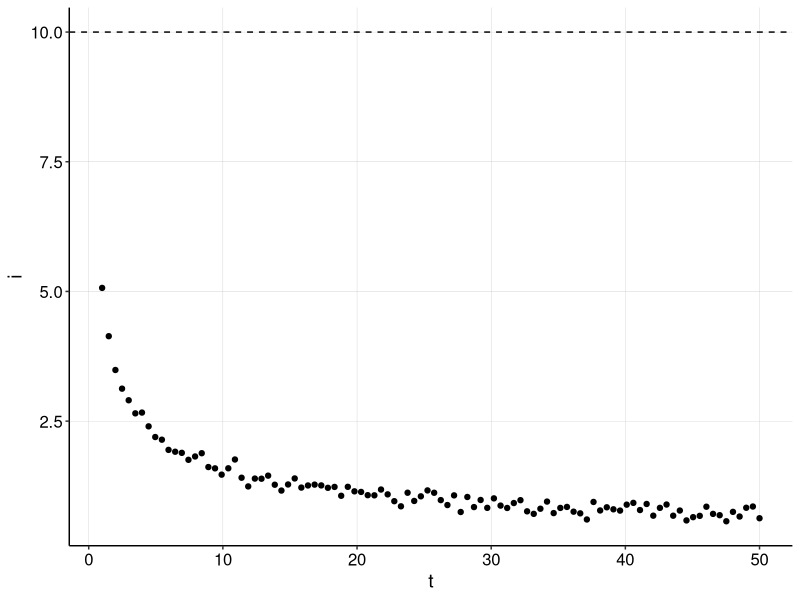
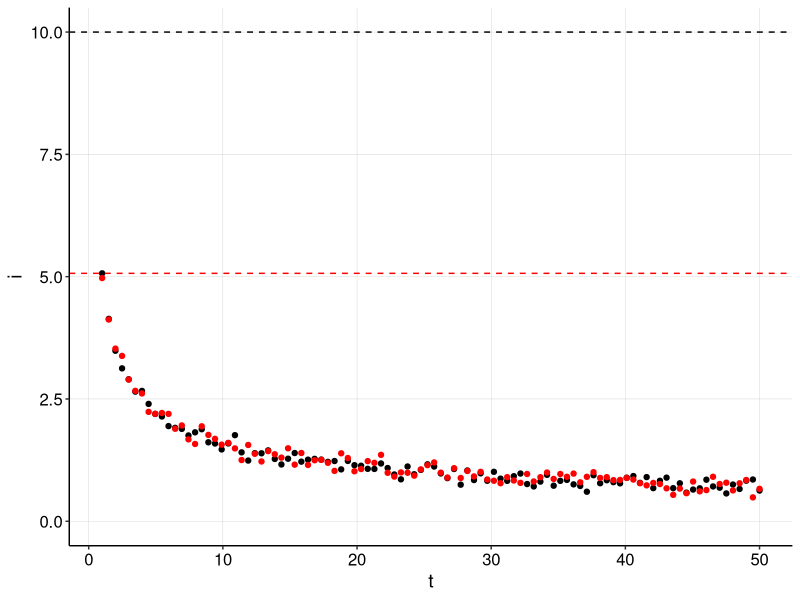
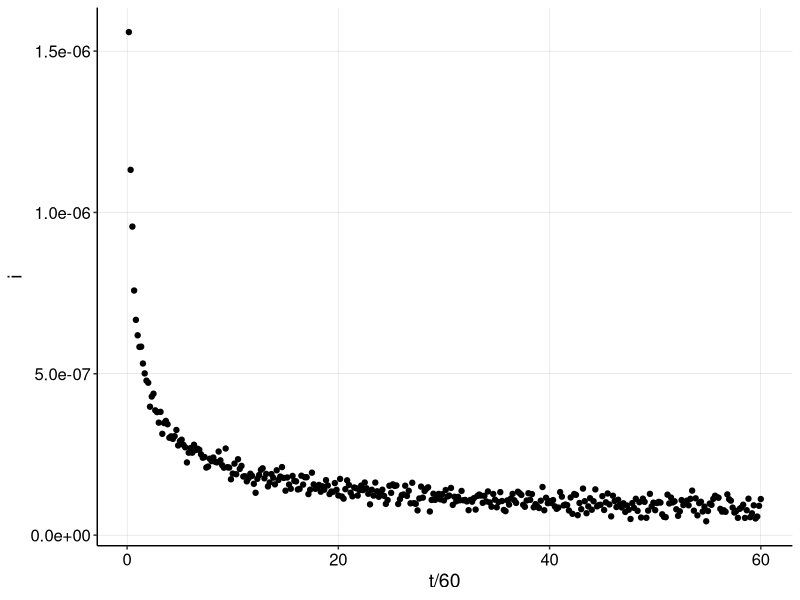
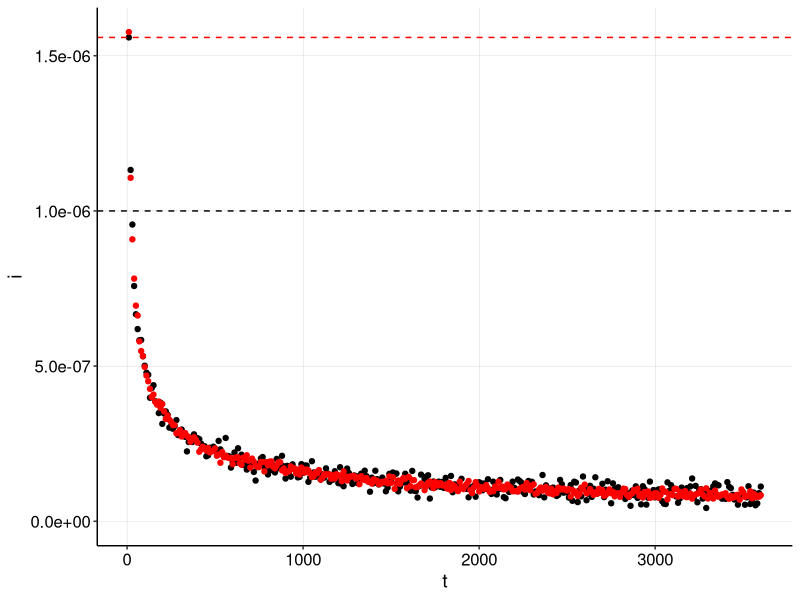
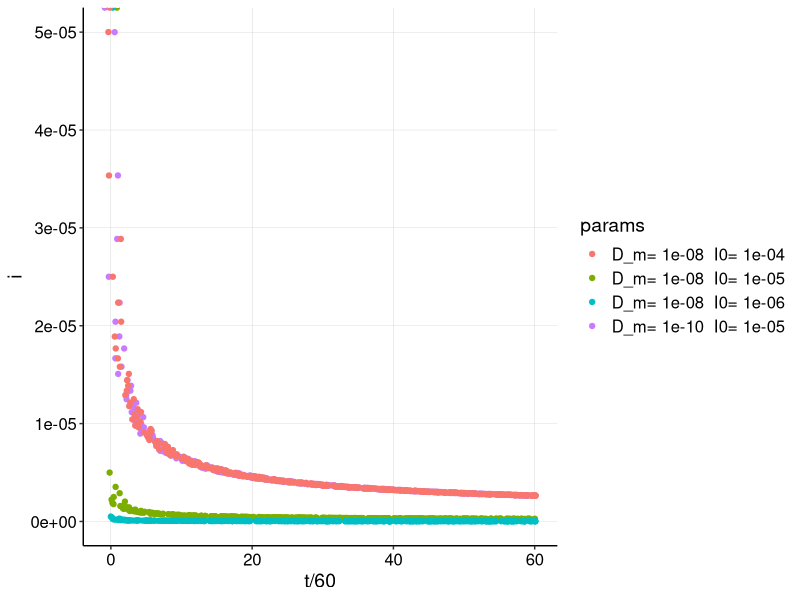

These charts were generated, in order, by the following R code:
## ---- chunk 1
library(tidyverse)
library(cowplot)
library(broom) 
library(modelr) 
library(viridis)
library(lubridate)
library(knitr)

#knitr::opts_knit$set(root.dir = '/Users/scottsaunders/git/labwork/IDA/12_10_18')
knitr::opts_chunk$set(tidy.opts=list(width.cutoff=60),tidy=TRUE, echo = TRUE, message=FALSE, warning=FALSE, fig.align="center")

theme_1 <- function () { 
    theme_classic() %+replace% 
        theme(
          axis.text = element_text( size=12),
          axis.title=element_text(size=14),
          strip.text = element_text(size = 14),
          strip.background = element_rect(color='white'),
          legend.title=element_text(size=14),
          legend.text=element_text(size=12),
          legend.text.align=0,
          panel.grid.major = element_line(color='grey',size=0.1)
        )
}
theme_set(theme_1())

#source("../../tools/echem_processing_tools.R")
## ---- chunk 2
generate_Iswv <- function(t,I0=1,D_ap=1e-5,D_m=1e-8,t_s=0.1,noise=T,sd=0.1){
  t=t
  Iswv <- I0*(sqrt(D_ap*t_s)/sqrt(4*D_m*t))
  
  if(noise){
    Iswv <- rnorm(length(t),mean=Iswv,sd=sd)
  }
  
  Iswv
}
## ---- chunk 3

#Params
I0=10
D_ap=1e-6
D_m=1e-7
t_s=0.1

t = seq(1, 50, length = 100)

gen_data <- tibble(t,i=generate_Iswv(t, I0, D_ap , D_m, t_s, noise=T))

kable(head(gen_data))
## ---- chunk 4
ggplot(gen_data,aes(x=t,y=i))+geom_point()+
  geom_hline(yintercept = I0,linetype=2)
## ---- chunk 5

calc_D_m <- function(df,t=t,i=i,D_ap,t_s,i_0=NA){
  if(is.na(i_0)){
    i_0 = max(df$i)
  }
  fit = nls(i~m*t^-0.5+b,data=df,start=c(m=0.1,b=0))
  
  m=as.numeric(coef(fit)[1])
  b=as.numeric(coef(fit)[2])
  
  D_m=(i_0^2 * D_ap * t_s) / (4*m^2)
  
  c(D_m=D_m,i_0=i_0,b=b)
}

## ---- chunk 6
(estimates <- calc_D_m(gen_data,D_ap=D_ap,t_s=t_s))
## ---- chunk 7
calc_D_m(gen_data,D_ap=D_ap,t_s=t_s,i_0=I0)

## ---- chunk 8
#generate dataset from estimates
calc_data <- tibble(t,i=generate_Iswv(t, I0=estimates[2], D_ap , D_m=estimates[1], t_s, noise=T))

#plot with I0's
ggplot(gen_data,aes(x=t,y=i))+geom_point()+
  geom_hline(yintercept = I0,linetype=2)+
  geom_point(data=calc_data,color='red')+
  geom_hline(yintercept = estimates[2],color='red',linetype=2)+
  ylim(0,NA)

## ---- chunk 9
I0_v2 = 1e-6
D_m_v2 = 1e-9

gen_data_100 <- tibble(t=seq(10,3600,by=10),
                       i=generate_Iswv(t=t, I0=I0_v2, D_ap , D_m = D_m_v2, t_s, noise=T,sd=2e-8))

ggplot(gen_data_100,aes(x=t/60,y=i))+geom_point()

## ---- chunk 10
(estimates_100 <- calc_D_m(gen_data_100,D_ap=D_ap,t_s=t_s))
## ---- chunk 11
calc_D_m(gen_data_100,D_ap=D_ap,t_s=t_s,i_0 = I0_v2)
## ---- chunk 12
calc_data_100 <- tibble(t=seq(10,3600,by=10),
                        i=generate_Iswv(t=t, I0=estimates_100[2], D_ap , D_m=estimates_100[1], t_s, noise=T,sd=1e-8))

ggplot(gen_data_100,aes(x=t,y=i))+geom_point()+
  geom_hline(yintercept = I0_v2,linetype=2)+
  geom_point(data=calc_data_100,color='red')+
  geom_hline(yintercept = estimates_100[2],color='red',linetype=2)+
  ylim(0,NA)
## ---- chunk 13
t = seq(0,3600,by=10)
play_data_5_8 <- tibble(t,i=generate_Iswv(t=t, I0=1e-5, D_ap=1e-6 , D_m=1e-8, t_s, noise=F)) %>% 
    mutate(Dm=1e-8,I_0=1e-5)
play_data_5_10 <- tibble(t,i=generate_Iswv(t=t, I0=1e-5, D_ap=1e-6 , D_m=1e-10, t_s, noise=F)) %>% 
    mutate(Dm=1e-10,I_0=1e-5)

play_data_6_8 <- tibble(t,i=generate_Iswv(t=t, I0=1e-6, D_ap=1e-6 , D_m=1e-8, t_s, noise=F)) %>% 
    mutate(Dm=1e-8,I_0=1e-6)

play_data_4_8 <- tibble(t,i=generate_Iswv(t=t, I0=1e-4, D_ap=1e-6 , D_m=1e-8, t_s, noise=F)) %>% 
  mutate(Dm=1e-8,I_0=1e-4)

play_data <- bind_rows(play_data_5_8,play_data_5_10,play_data_6_8,play_data_4_8) %>% 
  mutate(params = paste('D_m=',Dm," I0=",I_0))
#calc_data <- tibble(t,i=generate_Iswv(t, I0=I0, D_ap , D_m=estimates[1], t_s, noise=T))

ggplot(play_data,aes(x=t/60,y=i,color=params))+
  geom_jitter(width=1)
